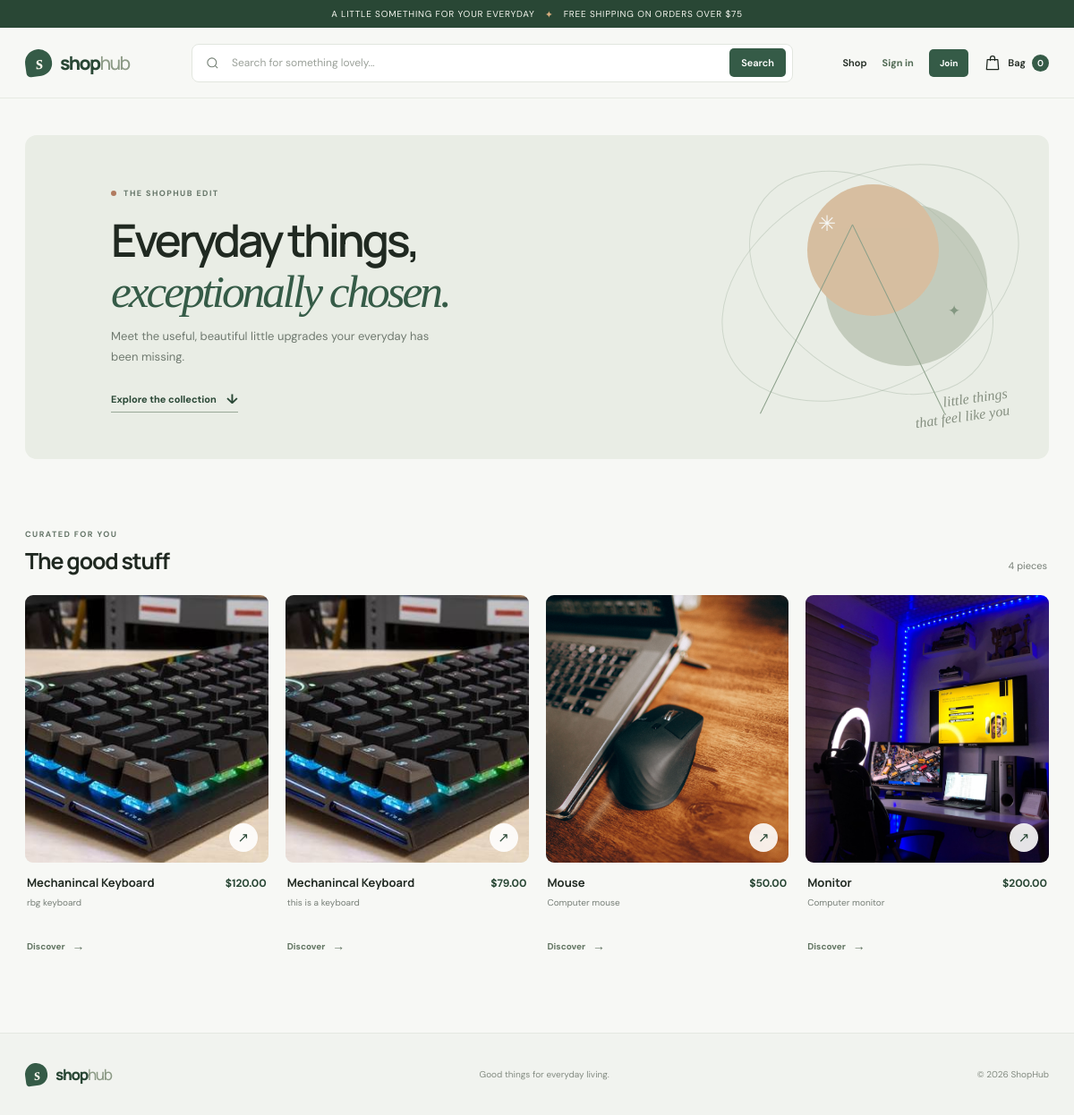
The page / on the database its author committed.
### myapp/models.py (models this page shows, shortened)
class Product(models.Model):
    name = models.CharField(max_length=100)
    price = models.DecimalField(max_digits=10, decimal_places=2)  # Better than FloatField for currency
    description = models.TextField()
    image = models.ImageField(upload_to="images/")
    slug = models.SlugField(unique=True, blank=True)
    stock = models.IntegerField()
    active = models.BooleanField(default=True)

### myapp/views.py (the view)
# urls.py: path("", product_list, name="product_list"),
def product_list(request):
    query = request.GET.get('q', '').strip()
    products = Product.objects.filter(active=True)
    if query:
        products = products.filter(Q(name__icontains=query) | Q(description__icontains=query))
    return render(request, 'myapp/product_list.html', {
        'products': products,
        'query': query,
        'result_count': products.count(),
    })

### cart/cart.py (called while the page is built)
    def __len__(self):
        total = 0
        for item in self.cart.values():
            try:
                total += max(0, int(item.get("quantity", 0)))
            except (AttributeError, TypeError, ValueError):
                continue
        return total

### cart/context_processors.py (called while the page is built)
def cart(request):
    return {'cart': Cart(request)}

### myapp/templates/myapp/product_list.html (shortened to what this page needs)
{% extends "myapp/base.html" %}
{% block body %}
  <section class="hero">
    <div class="hero-copy">
      <span class="eyebrow"><span class="eyebrow-dot"></span> THE SHOPHUB EDIT</span>
      {% if query %}
        <h1>Good finds for <em>“{{ query }}”</em></h1>
        <p>Thoughtfully chosen pieces, ready to make your day a little better.</p>
      {% else %}
        <h1>Everyday things,<br><em>exceptionally chosen.</em></h1>
        <p>Meet the useful, beautiful little upgrades your everyday has been missing.</p>
      {% endif %}
      <a class="text-link" href="#collection">Explore the collection <span aria-hidden="true">↓</span></a>
    </div>
    <div class="hero-art" aria-hidden="true">
      <div class="hero-sun"></div><div class="hero-stem stem-one"></div><div class="hero-stem stem-two"></div>
      <span class="hero-spark spark-one">✳</span><span class="hero-spark spark-two">✦</span>
      <div class="hero-art-caption">little things<br>that feel like you</div>
    </div>
  </section>
  <section class="collection" id="collection">
    <div class="section-heading">
      <div>
        <span class="eyebrow">CURATED FOR YOU</span>
        <h2>{% if query %}Search results{% else %}The good stuff{% endif %}</h2>
      </div>
      <p class="result-count">{{ result_count }} {% if result_count == 1 %}piece{% else %}pieces{% endif %}</p>
    </div>
    <div class="product-grid">
      {% for product in products %}
        <article class="product-card">
          <a class="product-image-link" href="{% url 'product_detail' product.slug %}" aria-label="View {{ product.name }}">
            <div class="product-image">
              {% if product.image %}<img src="{{ product.image.url }}" alt="{{ product.name }}" loading="lazy" />{% else %}<div class="image-placeholder">A good thing<br>is on its way</div>{% endif %}
              {% if product.stock <= 0 %}<span class="stock-badge sold-out">Sold out</span>{% else %}<span class="image-arrow" aria-hidden="true">↗</span>{% endif %}
            </div>
          </a>
          <div class="product-info">
            <div class="product-title-row"><h3><a href="{% url 'product_detail' product.slug %}">{{ product.name }}</a></h3><span class="product-price">${{ product.price }}</span></div>
            <p>{{ product.description|truncatewords:16 }}</p>
            <a class="card-link" href="{% url 'product_detail' product.slug %}">Discover <span aria-hidden="true">→</span></a>
          </div>
        </article>
      {% endfor %}
    </div>
  </section>
{% endblock %}

### myapp/templates/myapp/base.html (shortened to what this page needs)
{% load static %}
<!doctype html>
<html lang="en">
  <head>
    <link rel="stylesheet" href="{% static 'myapp/store.css' %}" />
  </head>
  <body>
    <div class="announcement">A little something for your everyday <span>✦</span> Free shipping on orders over $75</div>
    <header class="site-header">
      <div class="header-inner">
        <a class="brand" href="{% url 'product_list' %}" aria-label="ShopHub home">
          <span class="brand-mark" aria-hidden="true">s</span>
          <span>shop<span class="brand-light">hub</span></span>
        </a>
        <form class="nav-search" method="get" action="{% url 'product_list' %}" role="search">
          <svg viewBox="0 0 24 24" aria-hidden="true"><circle cx="11" cy="11" r="7"></circle><path d="m20 20-4-4"></path></svg>
          <input id="nav-search-input" type="search" name="q" value="{{ query|default:'' }}" placeholder="Search for something lovely..." />
          <button type="submit">Search</button>
        </form>
        <nav class="header-actions" aria-label="Main navigation">
          <a class="nav-link" href="{% url 'product_list' %}">Shop</a>
          {% if user.is_authenticated %}
            <span class="account-greeting">Hi, {{ user.first_name|default:user.username }}</span>
            <form class="auth-nav-form" method="post" action="{% url 'logout' %}">
              {% csrf_token %}<button class="auth-nav-link" type="submit">Sign out</button>
            </form>
          {% else %}
            <a class="auth-nav-link" href="{% url 'login' %}">Sign in</a>
            <a class="auth-join" href="{% url 'register' %}">Join</a>
          {% endif %}
          <a class="cart-link" href="{% url 'cart_detail' %}" aria-label="Shopping bag, {{ cart|length }} items">
            <svg viewBox="0 0 24 24" aria-hidden="true"><path d="M5 8h14l1 13H4L5 8Z"></path><path d="M9 9V6a3 3 0 0 1 6 0v3"></path></svg>
            <span>Bag</span><span id="cart-count" class="cart-count">{{ cart|length }}</span>
          </a>
        </nav>
      </div>
    </header>
    <main class="page-shell">
      {% block body %}{% endblock %}
    </main>
    <footer class="site-footer">
      <div class="footer-inner">
        <a class="brand footer-brand" href="{% url 'product_list' %}"><span class="brand-mark" aria-hidden="true">s</span><span>shop<span class="brand-light">hub</span></span></a>
        <p>Good things for everyday living.</p>
        <span>© {% now "Y" %} ShopHub</span>
      </div>
    </footer>
  </body>
</html>

### rows shown on the page
Product: image (picture), name "Mechanincal Keyboard", price "120.00", description "rbg keyboard"
Product: image (picture), name "Mechanincal Keyboard", price "79.00", description "this is a keyboard"
Product: image (picture), name "Mouse", price "50.00", description "Computer mouse"
Product: image (picture), name "Monitor", price "200.00", description "Computer monitor"

### other values the page prints
{{ cart|length }} "0"
{{ result_count }} "4"
